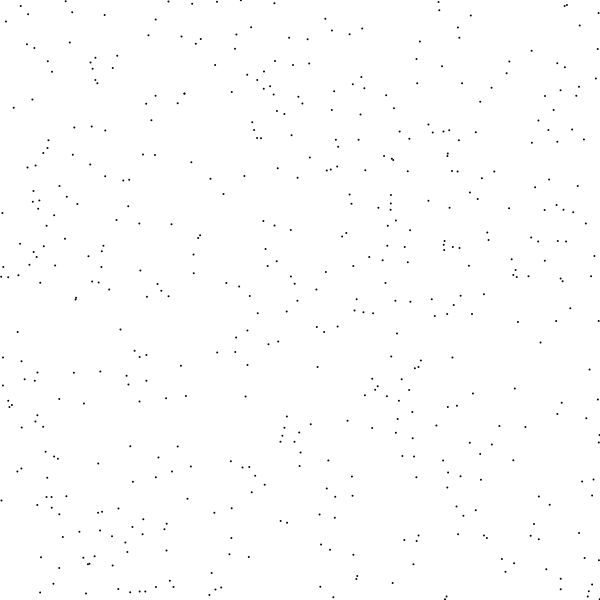
Frame 1 (no input)
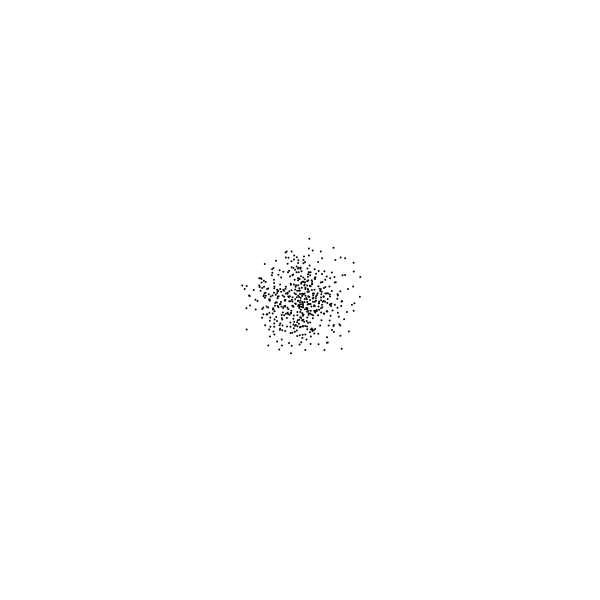
Frame 60 (no input)
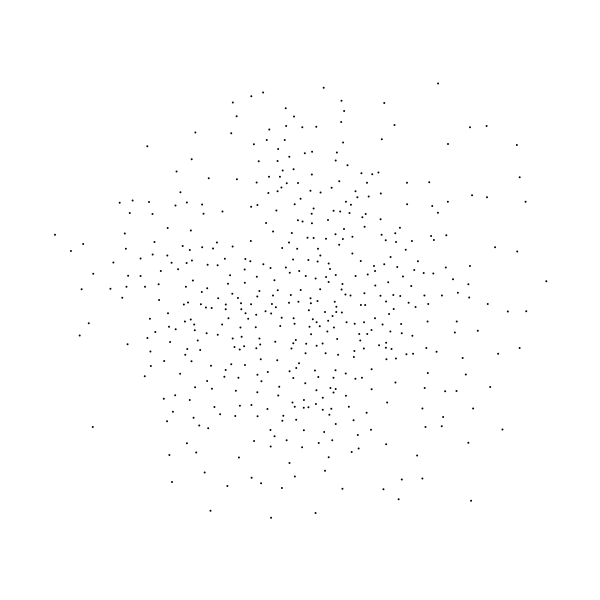
Frame 120 (the mouse pressed at the canvas centre since frame 60)

The p5.js sketch that drew these frames (run headless with seeded random() and noise() and a simulated clock; from frame 60 on, the mouse is pressed at the canvas centre):

// p5.js sketch
// ── sketch.js
// 500 particles with mutual repulsion + central attractor; mouse drag moves attractor
// (Original used toxiclibs verlet physics — re-implemented manually with simple integration.)

let particles = [];
let attractor;
const N = 500;
const drag = 0.99;
const attractorPull = 0.02;
const repelRadius = 6;
const repelStrength = 0.05;

function setup() {
  createCanvas(600, 600);
  background(255);
  for (let i = 0; i < N; i++) {
    particles.push(new Particle(random(width), random(height)));
  }
  attractor = createVector(width / 2, height / 2);
}

function draw() {
  background(255);

  if (mouseIsPressed) {
    attractor.set(mouseX, mouseY);
  }

  // pull each particle toward the attractor
  for (const p of particles) {
    const toAttr = p5.Vector.sub(attractor, p.pos);
    toAttr.mult(attractorPull * 0.05);
    p.vel.add(toAttr);
  }

  // local repulsion using a uniform grid
  const cell = repelRadius;
  const cols = Math.ceil(width / cell);
  const rows = Math.ceil(height / cell);
  const grid = new Array(cols * rows);
  for (let i = 0; i < grid.length; i++) grid[i] = [];
  for (const p of particles) {
    const cx = constrain(Math.floor(p.pos.x / cell), 0, cols - 1);
    const cy = constrain(Math.floor(p.pos.y / cell), 0, rows - 1);
    grid[cx + cy * cols].push(p);
  }
  for (const p of particles) {
    const cx = constrain(Math.floor(p.pos.x / cell), 0, cols - 1);
    const cy = constrain(Math.floor(p.pos.y / cell), 0, rows - 1);
    for (let dx = -1; dx <= 1; dx++) {
      for (let dy = -1; dy <= 1; dy++) {
        const nx = cx + dx;
        const ny = cy + dy;
        if (nx < 0 || ny < 0 || nx >= cols || ny >= rows) continue;
        for (const o of grid[nx + ny * cols]) {
          if (o === p) continue;
          const ddx = p.pos.x - o.pos.x;
          const ddy = p.pos.y - o.pos.y;
          const dSq = ddx * ddx + ddy * ddy;
          if (dSq > 0 && dSq < repelRadius * repelRadius) {
            const d = Math.sqrt(dSq);
            const f = (1 - d / repelRadius) * repelStrength;
            p.vel.x += (ddx / d) * f;
            p.vel.y += (ddy / d) * f;
          }
        }
      }
    }
  }

  // integrate + render
  noStroke();
  fill(0);
  for (const p of particles) {
    p.vel.mult(drag);
    p.pos.add(p.vel);
    if (p.pos.x < 0) { p.pos.x = 0; p.vel.x *= -0.5; }
    if (p.pos.x > width) { p.pos.x = width; p.vel.x *= -0.5; }
    if (p.pos.y < 0) { p.pos.y = 0; p.vel.y *= -0.5; }
    if (p.pos.y > height) { p.pos.y = height; p.vel.y *= -0.5; }
    ellipse(p.pos.x, p.pos.y, 2, 2);
  }
}

class Particle {
  constructor(x, y) {
    this.pos = createVector(x, y);
    this.vel = createVector(0, 0);
  }
}
